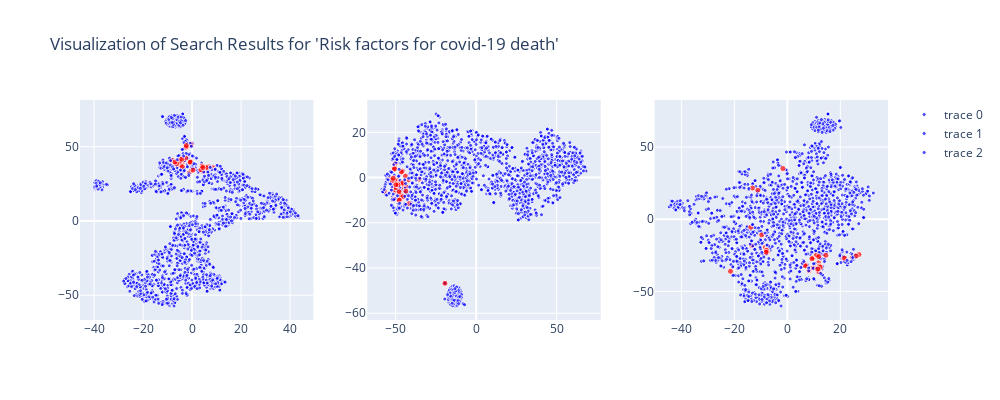

Notebook cell for this chart:
### Code cell
plot_query_embeddings_plotly("Risk factors for covid-19 death", titles)

### Figure 1 — Plotly figure (JSON) as saved in the notebook; plotly's stock layout.template omitted (floating-point values rounded to 4 significant figures; data arrays with more than 128 entries replaced by an {"elided": "..."} marker saying what was removed)
{"data": [{"marker": {"color": {"elided": "1573 str values"}, "size": {"elided": "1573 int values"}}, "mode": "markers", "text": {"elided": "1573 str values"}, "type": "scatter", "x": {"elided": "1573 float values"}, "xaxis": "x", "y": {"elided": "1573 float values"}, "yaxis": "y"}, {"marker": {"color": {"elided": "1573 str values"}, "size": {"elided": "1573 int values"}}, "mode": "markers", "text": {"elided": "1573 str values"}, "type": "scatter", "x": {"elided": "1573 float values"}, "xaxis": "x2", "y": {"elided": "1573 float values"}, "yaxis": "y2"}, {"marker": {"color": {"elided": "1573 str values"}, "size": {"elided": "1573 int values"}}, "mode": "markers", "text": {"elided": "1573 str values"}, "type": "scatter", "x": {"elided": "1573 float values"}, "xaxis": "x3", "y": {"elided": "1573 float values"}, "yaxis": "y3"}], "layout": {"height": 400, "title": {"text": "Visualization of Search Results for 'Risk factors for covid-19 death'"}, "width": 1000, "xaxis": {"anchor": "y", "domain": [0, 0.2889]}, "xaxis2": {"anchor": "y2", "domain": [0.3556, 0.6444]}, "xaxis3": {"anchor": "y3", "domain": [0.7111, 1]}, "yaxis": {"anchor": "x", "domain": [0, 1]}, "yaxis2": {"anchor": "x2", "domain": [0, 1]}, "yaxis3": {"anchor": "x3", "domain": [0, 1]}}}
